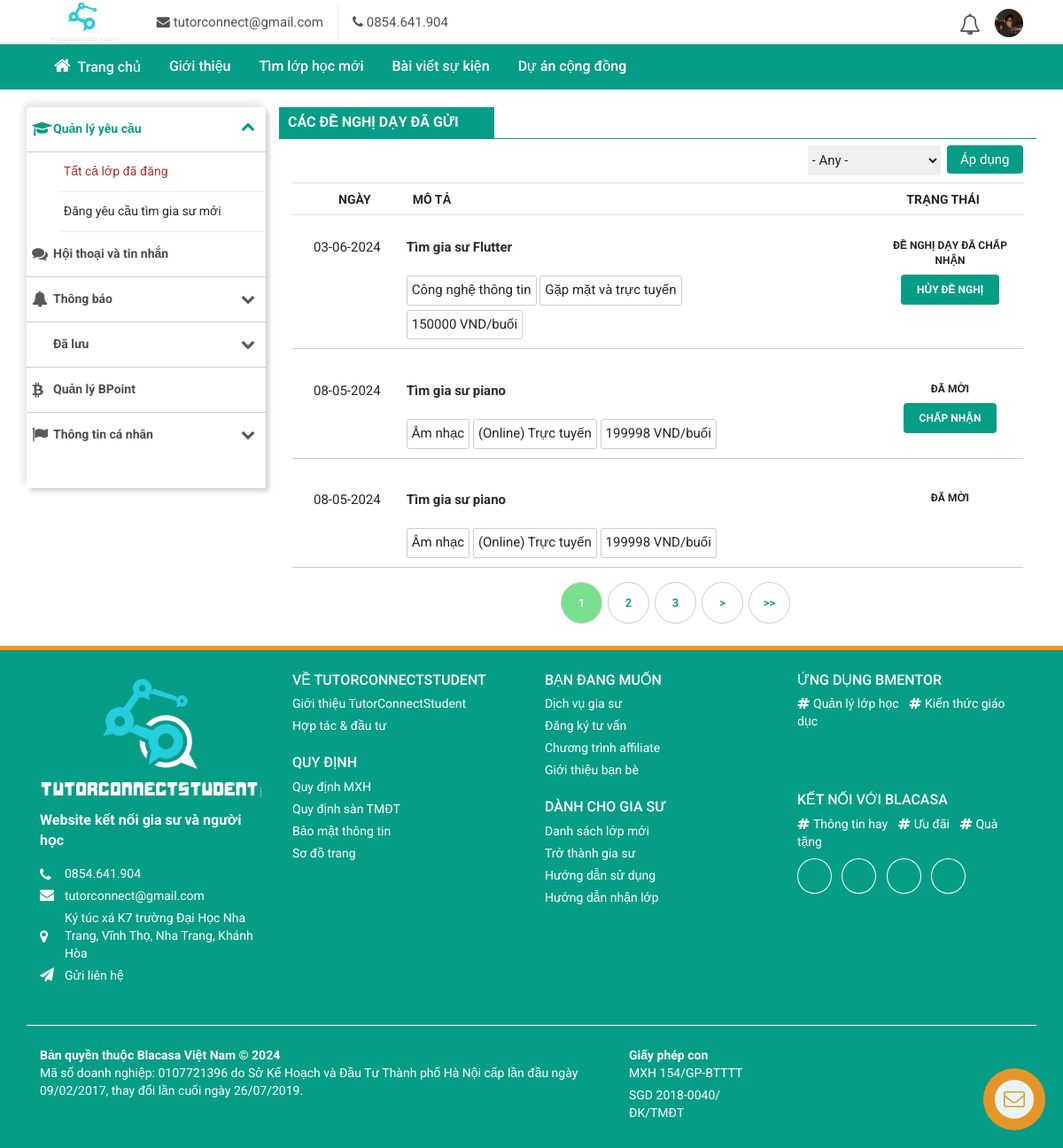
Page /user/pages/class_student_tutor.php (signed in) on the committed database.
### tables this page shows
CREATE TABLE `giasu` (
  `MaGS` int(11) NOT NULL,
  `HoTen` text NOT NULL,
  `Email` text NOT NULL,
  `DienThoai` text NOT NULL,
  `Tinh_TP` text NOT NULL,
  `DiaChiCT` text NOT NULL,
  `MoTa` text DEFAULT NULL,
  `GioiTinh` smallint(6) DEFAULT NULL,
  `HocPhi1H` double DEFAULT NULL,
  `MaLoaiGS` int(11) DEFAULT NULL,
  `MaHT` int(11) DEFAULT NULL,
  `AnhBia` text NOT NULL,
  `AnhDaiDien` text NOT NULL,
  `AnhBangCap` text NOT NULL,
  `LuotXem` double NOT NULL,
  `ThoiGianDN` datetime NOT NULL,
  `MaNV` int(11) DEFAULT NULL,
  `TrangThaiDuyet` bit(1) NOT NULL,
  `MaTK` int(11) NOT NULL
);

CREATE TABLE `lophoc` (
  `MaLop` int(11) NOT NULL,
  `TenLop` text NOT NULL,
  `MaMH` int(11) NOT NULL,
  `MaHV` int(11) NOT NULL,
  `MaHT` int(11) NOT NULL,
  `Tinh_TP` text DEFAULT NULL,
  `Quan_Huyen` text DEFAULT NULL,
  `Xa_Phuong` text DEFAULT NULL,
  `SoGioHoc1Buoi` float NOT NULL,
  `DienThoai` text NOT NULL,
  `GioiTinhGS` smallint(6) NOT NULL,
  `SoHV` smallint(6) NOT NULL,
  `SoBuoiHoc1Tuan` tinyint(4) NOT NULL,
  `HocPhi1Buoi` double NOT NULL,
  `NoiDung` text NOT NULL,
  `DiaChiCT` text DEFAULT NULL,
  `NgayBD` date NOT NULL,
  `ThoiGianDang` datetime NOT NULL,
  `MaNV` int(11) DEFAULT NULL,
  `TenTTLop` text NOT NULL
);

CREATE TABLE `monhoc` (
  `MaMH` int(11) NOT NULL,
  `TenMH` text NOT NULL
);

CREATE TABLE `hinhthuc` (
  `MaHT` int(11) NOT NULL,
  `TenHT` text NOT NULL
);

CREATE TABLE `ketnoigs_hv` (
  `MaKetNoi` int(11) NOT NULL,
  `MaLop` int(11) NOT NULL,
  `MaGS` int(11) NOT NULL,
  `TenTTDeNghi` text NOT NULL
);

### user/pages/class_student_tutor.php (the view, shortened to what the rows shown need)
<!DOCTYPE html>
<html xmlns="http://www.w3.org/1999/xhtml" class="js">
<?php
include 'config.php';
?>
<head>
	<link type="text/css" rel="stylesheet" href="../assets/css/css__9cWqptSUNYq5YedfIwh33VxtugFVWjDdEsblT8GhLKI__quUjyhSfbEukHj.css" media="all" />
	<link type="text/css" rel="stylesheet" href="../assets/css/css__YeBfmnnLsPW9W1FSg1JOZA9NPbiccyw-oG-Cb-rlqvg__MMJLVmbGFCOCQ9.css" media="all" />
	<link type="text/css" rel="stylesheet" href="../assets/css/css___wfAwuLKR7pVUkP9VbBDiP9QZAOQzH3wLcG7ZIg4SN0__LrH580BI6g282g.css" media="all" />
	<link type="text/css" rel="stylesheet" href="../assets/css/css__9-QFxWmfGQ_FbpgiGTWCX87rviVhceyaYBMCmh1Wci8__v0bZq4l1sSuP1x.css" media="all" />
	<link type="text/css" rel="stylesheet" href="../assets/css/css__Ot9l09ZM71JgqUrkABNYpIf697NGNW91HhqmDQIPI2k__YtWorz7vEtwokW.css" media="all" />
	<link type="text/css" rel="stylesheet" href="../assets/css/css__zjm2aiKa_qJyEQxmjZDIpbbI9yEC7p6NkG4ZUWSwkmg__ZFpFb8wdlLmy92.css" media="all" />
</head>
<body class="html not-front not-logged-in no-sidebars page-node page-node- page-node-579 node-type-page s">
	<?php include 'header.php' ?>
	<?php
	$page = isset($_GET['page']) ? $_GET['page'] : 1;
	$items_per_page = 3;
	$offset = ($page - 1) * $items_per_page;
	if (isset($idStudent)) {
		$sql = 'SELECT * FROM lophoc
		JOIN monhoc on monhoc.MaMH = lophoc.MaMH
		JOIN hinhthuc on hinhthuc.MaHT = lophoc.MaHT
		WHERE MaHV = ? AND (1=1) ';
		if (isset($_GET['search-class-tutor'])) {
			$statusClass = $_GET['status'];
			if ($statusClass == 1) {
				$status = "Đang tìm gia sư";
			} elseif ($statusClass == 2) {
				$status = "Đã chấp nhận";
			} elseif ($statusClass == 3) {
				$status = "Đóng lớp: Đã kết nối";
			} elseif ($statusClass == 4) {
				$status = "Đóng lớp: Chưa có kết nối";
			} elseif ($statusClass == 5) {
				$status = "Chưa duyệt";
			} else {
				$status = "";
			}
			if (!empty($status)) {
				$sql .= " AND lophoc.TenTTLop = '$status'";
			}
		}
		$sql .= " ORDER BY ThoiGianDang DESC";
		$stmt = $conn->prepare($sql);
		$stmt->bind_param('i', $idStudent);
		$stmt->execute();
		$results = $stmt->get_result();
		$total_results = $results->num_rows;
		$total_pages = ceil($total_results / $items_per_page);
		$sql .= ' LIMIT ' . $items_per_page . ' OFFSET ' . $offset;
		$stmt = $conn->prepare($sql);
		$stmt->bind_param('i', $idStudent);
		$stmt->execute();
		$resultClass = $stmt->get_result();
	} else if (isset($idTutor)) {
		$sql = 'SELECT * FROM lophoc
		JOIN monhoc on monhoc.MaMH = lophoc.MaMH
		JOIN hinhthuc on hinhthuc.MaHT = lophoc.MaHT
		JOIN ketnoigs_hv on ketnoigs_hv.MaLop = lophoc.MaLop
		WHERE ketnoigs_hv.MaGS = ? AND (1=1) ';
		$sql .= " ORDER BY ThoiGianDang DESC";
		$sql .= ' LIMIT ' . $items_per_page . ' OFFSET ' . $offset;
		$stmt = $conn->prepare($sql);
		$stmt->bind_param('i', $idTutor);
		$stmt->execute();
		$resultClass = $stmt->get_result();
	}
	?>
	<div class="container user-manage">
		<div class="row">
			<div class="col-md-9 custom-w-right" id="ajax-content-user-load" style="padding:0">
				<div id="ajax-user-load-page">
					<div class="region region-content">
						<div id="block-system-main" class="block block-system">
							<div class="content">
								<div class="view view-nhom-hoc-chung view-id-nhom_hoc_chung view-display-id-block_8 view-dom-id-a8f8990a92392270597df1f6c30a8f89 jquery-once-2-processed">
									<div class="view-content">
										<?php
										while ($row = $resultClass->fetch_assoc()) {
										?>
											<div class="row-request">
												<div class="row-request-1">
													<p><?php
														$dateTime = new DateTime($row['ThoiGianDang']);
														$date = $dateTime->format('d-m-Y');
														echo $date ?></p>
												</div>
												<div class="row-request-2">
													<p>
														<a href="detail_class.php?view=<?= $row['MaLop'] ?>"><?= $row['TenLop'] ?></a>
													</p>
													<span><?= $row['TenMH'] ?></span>
													<span><?= $row['TenHT'] ?></span>
													<span class="orange"><?= $row['HocPhi1Buoi'] ?> VND/buổi</span>
												</div>
												<div class="row-request-4" style="display: <?= (isset($idTutor)) ? '' : 'none' ?>">
													<p style="font-weight: bold; text-transform: uppercase;"><?= $row['TenTTDeNghi'] ?></p>
													<div>
														<a style="border-radius: 0.25rem; text-transform: uppercase;padding: 10px 18px;background: #069d86;color: #fff;font-size: 12px; font-weight: bold; transition: opacity 0.3s;display:<?= $row['TenTTDeNghi'] == "Đã mời" ? 'none' : '' ?>;" class="btn-huy-de-nghi" data-id="<?= $row['MaLop'] ?>" data-name="<?= $row['TenLop'] ?>"> Hủy đề nghị</a>
														<a style="border-radius: 0.25rem; text-transform: uppercase;padding: 10px 18px;background: #069d86;color: #fff;font-size: 12px; font-weight: bold; transition: opacity 0.3s;display: <?= ($row['TenTTDeNghi'] == "Đã mời" && $row['TenTTLop'] != "Chưa duyệt") ? '' : 'none' ?>;" class="btn-chap-nhan" data-id="<?= $row['MaLop'] ?>" data-name="<?= $row['TenLop'] ?>" data-status="<?= $row['TenTTDeNghi'] ?>"> Chấp nhận</a>
													</div>
												</div>
											</div>
										<?php } ?>
									</div>
								</div>
							</div>
						</div>
					</div>
				</div>
			</div>
		</div>
	</div>
	<?php include 'footer.php' ?>
</body>
</html>

### user/pages/header.php (shortened to what the rows shown need)
<!DOCTYPE html>
<html xmlns="http://www.w3.org/1999/xhtml" class="js">
<?php
include 'config.php';
?>
<head>
    <link type="text/css" rel="stylesheet" href="../assets/css/css__9cWqptSUNYq5YedfIwh33VxtugFVWjDdEsblT8GhLKI__quUjyhSfbEukHj.css" media="all" />
    <link type="text/css" rel="stylesheet" href="../assets/css/css__YeBfmnnLsPW9W1FSg1JOZA9NPbiccyw-oG-Cb-rlqvg__MMJLVmbGFCOCQ9.css" media="all" />
    <link type="text/css" rel="stylesheet" href="../assets/css/css___wfAwuLKR7pVUkP9VbBDiP9QZAOQzH3wLcG7ZIg4SN0__LrH580BI6g282g.css" media="all" />
    <link type="text/css" rel="stylesheet" href="../assets/css/css__Ot9l09ZM71JgqUrkABNYpIf697NGNW91HhqmDQIPI2k__YtWorz7vEtwokW.css" media="all" />
    <link type="text/css" rel="stylesheet" href="../assets/css/css__zjm2aiKa_qJyEQxmjZDIpbbI9yEC7p6NkG4ZUWSwkmg__ZFpFb8wdlLmy92.css" media="all" />
</head>
<body class="html not-front not-logged-in no-sidebars page-node page-node- page-node-579 node-type-page s">
    <header class="section" id="top-header">
        <div class="container d-flex justify-content-between align-items-center">
            <div class="top-header-right ml-2">
                <ul>
                    <?php
                    if (isset($_SESSION['Account'])) {
                        $sql = 'SELECT * FROM taikhoan WHERE TenDN = ?';
                        $stmt = $conn->prepare($sql);
                        $stmt->bind_param('s', $_SESSION['Account']);
                        $stmt->execute();
                        $result = $stmt->get_result()->fetch_assoc();
                        $id = $result['MaTK'];
                        $typeAcc = $result['MaPQ'];
                        if ($typeAcc == 2) {
                            $sql = 'SELECT * FROM giasu WHERE MaTK = ?';
                            $stmt = $conn->prepare($sql);
                            $stmt->bind_param('s', $id);
                            $stmt->execute();
                            $resultTutor = $stmt->get_result()->fetch_assoc();
                            $idTutor = $resultTutor['MaGS'];
                            $avatarTutor = $resultTutor['AnhDaiDien'];
                        } else if ($typeAcc == 3) {
                            $sql = 'SELECT * FROM hocvien WHERE MaTK = ?';
                            $stmt = $conn->prepare($sql);
                            $stmt->bind_param('s', $id);
                            $stmt->execute();
                            $resultStudent = $stmt->get_result()->fetch_assoc();
                            $idStudent = $resultStudent['MaHV'];
                            $avatarStudent = $resultStudent['AnhDaiDien'];
                            $coverStudent = $resultStudent['AnhBia'];
                        }
                    }
                    ?>
                    <li class="dropdown <?= isset($_SESSION['Account']) ? 'mfp-ready' : 'mfp-hide' ?>">
                        <a class="dropdown-toggle" data-toggle="dropdown" href="#" id="dropdown-header-profiles" aria-expanded="false" style="padding-right:0;">
                            <img class="bla-img-sm img-circle" width="24" height="24" typeof="foaf:Image" src="../assets/img/<?php
                                                                                                                                if (!empty($avatarTutor)) {
                                                                                                                                    echo 'img_tutor/' . $avatarTutor;
                                                                                                                                } else if (!empty($avatarStudent)) {
                                                                                                                                    echo 'img_student/' . $avatarStudent;
                                                                                                                                } else {
                                                                                                                                    echo 'default_user.png';
                                                                                                                                }
                                                                                                                                ?>" alt=""> </a>
                    </li>
                </ul>
            </div>
        </div>
    </header>
</body>
</html>

### rows in the picture
giasu: AnhDaiDien (picture)
lophoc: ThoiGianDang "03-06-2024", TenLop "Tìm gia sư Flutter", MaMH.TenMH "Công nghệ thông tin", MaHT.TenHT "Gặp mặt và trực tuyến", HocPhi1Buoi "150000", ketnoigs_hv.TenTTDeNghi "ĐỀ NGHỊ DẠY ĐÃ CHẤP NHẬN"
lophoc: ThoiGianDang "08-05-2024", TenLop "Tìm gia sư piano", MaMH.TenMH "Âm nhạc", MaHT.TenHT "(Online) Trực tuyến", HocPhi1Buoi "199998", ketnoigs_hv.TenTTDeNghi "ĐÃ MỜI"
lophoc: ThoiGianDang "08-05-2024", TenLop "Tìm gia sư piano", MaMH.TenMH "Âm nhạc", MaHT.TenHT "(Online) Trực tuyến", HocPhi1Buoi "199998", ketnoigs_hv.TenTTDeNghi "ĐÃ MỜI"
